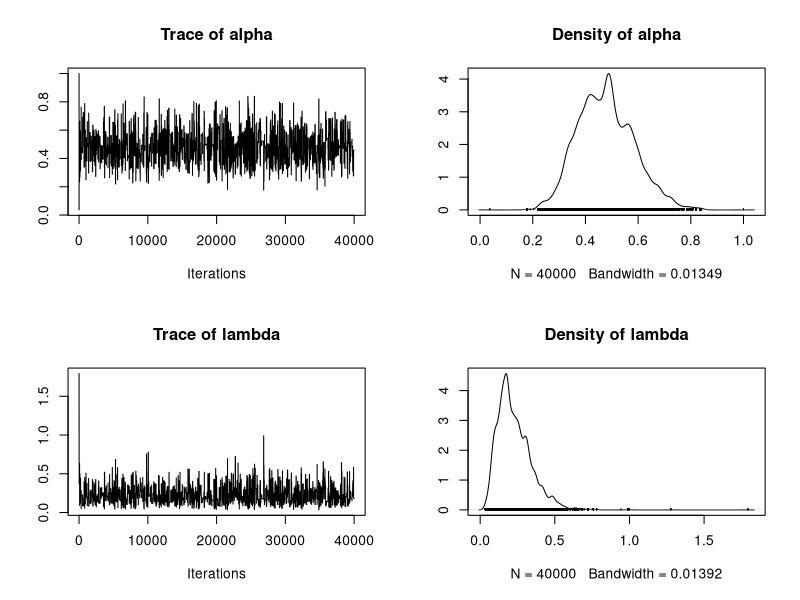
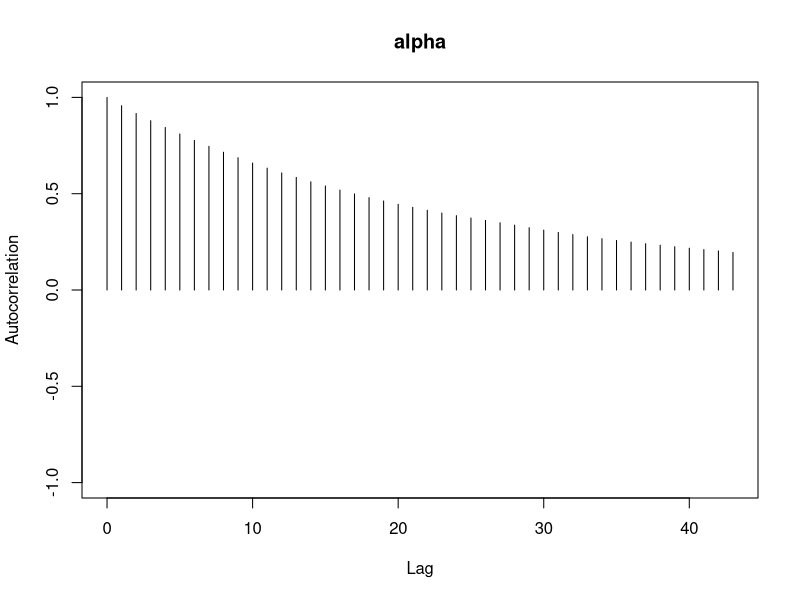
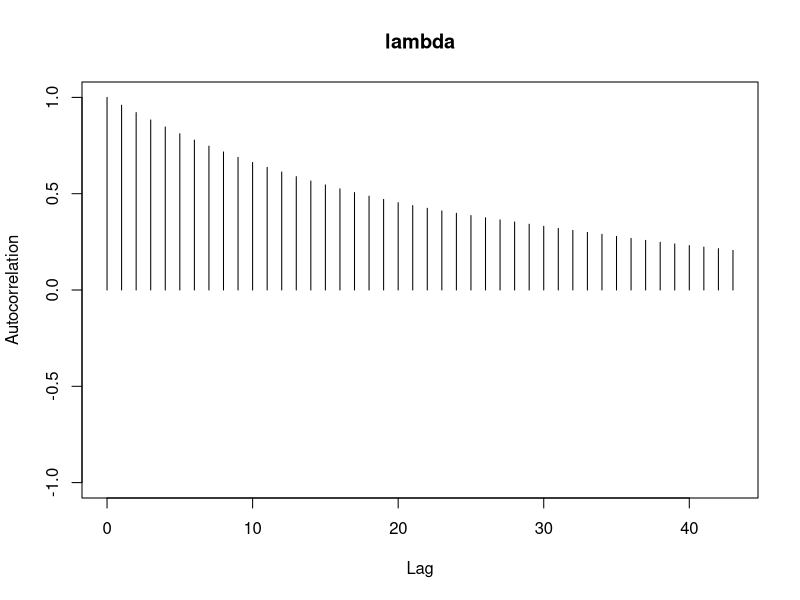

These charts were generated, in order, by the following R code: (Note: this script raises an error after producing the figures.)
#Problem 3
#Part a)

#open the library "coda"
library(coda)


#introduce the data
data=c(65,156,100,134,16,108,121,4,39,143,56,26,1,1,5,65)


#alpha has prior Gamma(a,b), lambda has prior Gamma(c,d)
#Choose a,b,c,d and niter, number of iterations

a=1;
b=3;
c=5;
d=20;
n<-length(data);
niter=40000;

#Calculate the log of joint posterior density
 
logpostfct<-function(alp,lam)
{  return((n+a-1)*log(alp)+(n+c-1)*log(lam)-alp/b-lam*(1/d+sum(data^alp))
           +(alp-1)*sum(log(data)));
}


# This function builds the MCMC chain; it outputs two vectors 
#One vector contains the alphas one the lambdas
#start is the vector of starting values, sig1 and sig2 are the scale
#factors that update alpha and lambda, respectively
#nsim is the number of simulations(length of the chain)



metrhast<-function(start, sig1, sig2, nsim)
{
alphav=rep(start[1], nsim);  #initialize the vectors containing the
lambdav=rep(start[2], nsim);  #alpha and lambda values

for(i in 2:nsim)
{
  alphav[i]<-alphav[i-1]+sig1*rnorm(1);  #update the parameters
  lambdav[i]<-lambdav[i-1]+sig2*rnorm(1); #make sure they both are positive
 while((alphav[i]<=0) | (lambdav[i]<=0))
  { alphav[i]<-alphav[i-1]+sig1*rnorm(1);
    lambdav[i]<-lambdav[i-1]+sig2*rnorm(1);
  }
  
  loglik_ratio=logpostfct(alphav[i], lambdav[i])-
               logpostfct(alphav[i-1], lambdav[i-1]);
  u<-runif(1);
  if(u>min(1, exp(loglik_ratio)))
   {alphav[i]<-alphav[i-1];
    lambdav[i]<-lambdav[i-1];
   }  
}
  newlist<-list("alphavalues"=alphav, "lambdavalues"=lambdav);
  return(newlist);
}




#We  will use these values for part e)
sigma1<-1.0;
sigma2<-0.5;

start1=c(1.0, 1.0);
start2=c(5.0, 3.0);
start3=c(0.5, 0.1);
 

#Part b)


#Find loglikelihood function of posterior of alpha given lambda and data

log.lik<-function(alp,lam)
{
return((n+a-1)*log(alp)+(alp-1)*sum(log(data))-alp/b-lam*sum(data^alp));
}

#This function builds the chains
# startv is the vector of starting values of the chain
#sig is the scale factor used to update alpha
#nsimul is the number of iterations
#datav is the empirical data


Gibbsampling<-function(startv, sig, nsimul, datav)
{
alphavect=rep(startv[1], nsimul);  #initialize the vectors containing the
lambdavect=rep(startv[2], nsimul);  #alpha and lambda values



#Do MH inside Gibbs sampling

for(i in 2:niter)
{
  alphavect[i]<-alphavect[i-1]+sig*rnorm(1);
 while(alphavect[i]<=0)
  { alphavect[i]<-alphavect[i-1]+sig*rnorm(1);}
  
  loglik_ratio=log.lik(alphavect[i], lambdavect[i-1])-
               log.lik(alphavect[i-1], lambdavect[i-1]);
  u<-runif(1);
  if(u>min(1, exp(loglik_ratio)))
   {alphavect[i]<-alphavect[i-1];}

   lambdavect[i]<-rgamma(1, shape=n+c, rate=1/d+sum(data^alphavect[i]));

}
  newliste<-list("alphas"=alphavect, "lambdas"=lambdavect);
  return(newliste);
}

#We will use this sigma value in part e)
sigma=0.5;






#Part e)

#Run the algorithms from part a) and b) 3 times
#Plot the trace of plots and autocorrelation functions

sigma1<-1.0;
sigma2<-0.5;
sigma<-0.5;

start1=c(1.0, 1.0);
start2=c(5.0, 3.0);
start3=c(0.5, 0.1);

res1<-metrhast(start1, sigma1, sigma2, niter);
matr1<-cbind(res1$alphavalues, res1$lambdavalues);
colnames(matr1)<-c("alpha", "lambda");
m1<-as.mcmc(matr1);
plot(m1, trace=TRUE, density=TRUE);
autocorr.plot(m1, auto.layout=FALSE)
xyplot(m1, col="blue");

res2<-metrhast(start2, sigma1, sigma2, niter);
matr2<-cbind(res2$alphavalues, res2$lambdavalues);
colnames(matr2)<-c("alpha", "lambda");
m2<-as.mcmc(matr2);
xyplot(m2, col="red");
autocorr.plot(m2, auto.layout=FALSE);
thinr2<-window(m2, 15001, 40000, 25);
autocorr.plot(thinr2, auto.layout=FALSE);

res3<-metrhast(start3, sigma1, sigma2, niter);
matr3<-cbind(res3$alphavalues, res3$lambdavalues);
colnames(matr3)<-c("alpha", "lambda");
m1<-as.mcmc(matr3);
xyplot(m2, col="green");
autocorr.plot(m3, auto.layout=FALSE);


gres1<-Gibbsampling(start1, 0.5, 40000, data)
gmatr1<-cbind(gres1$alphas, gres1$lambdas);
colnames(gmatr1)<-c("alpha", "lambda");
gm1<-as.mcmc(gmatr1);
autocorr.plot(gm1, auto.layout=FALSE)
xyplot(gm1, col="green");
thing1<-window(gm1, 15001, 40000, 25);
autocorr.plot(thing1, auto.layout=FALSE)


gres2<-Gibbsampling(start2, 0.5, 40000, data)
gmatr2<-cbind(gres2$alphas, gres2$lambdas);
colnames(gmatr2)<-c("alpha", "lambda");
gm2<-as.mcmc(gmatr2);
autocorr.plot(gm2, auto.layout=FALSE)
xyplot(gm2, col="green");
thing2<-window(gm2, 15001, 40000, 25);
autocorr.plot(thing2, auto.layout=FALSE)


gres3<-Gibbsampling(start3, 0.5, 40000, data)
gmatr3<-cbind(gres3$alphas, gres3$lambdas);
colnames(gmatr3)<-c("alpha", "lambda");
gm3<-as.mcmc(gmatr3);
autocorr.plot(gm3, auto.layout=FALSE)
xyplot(gm3, col="green");
thing3<-window(gm3, 15001, 40000, 25);
autocorr.plot(thing3, auto.layout=FALSE)

